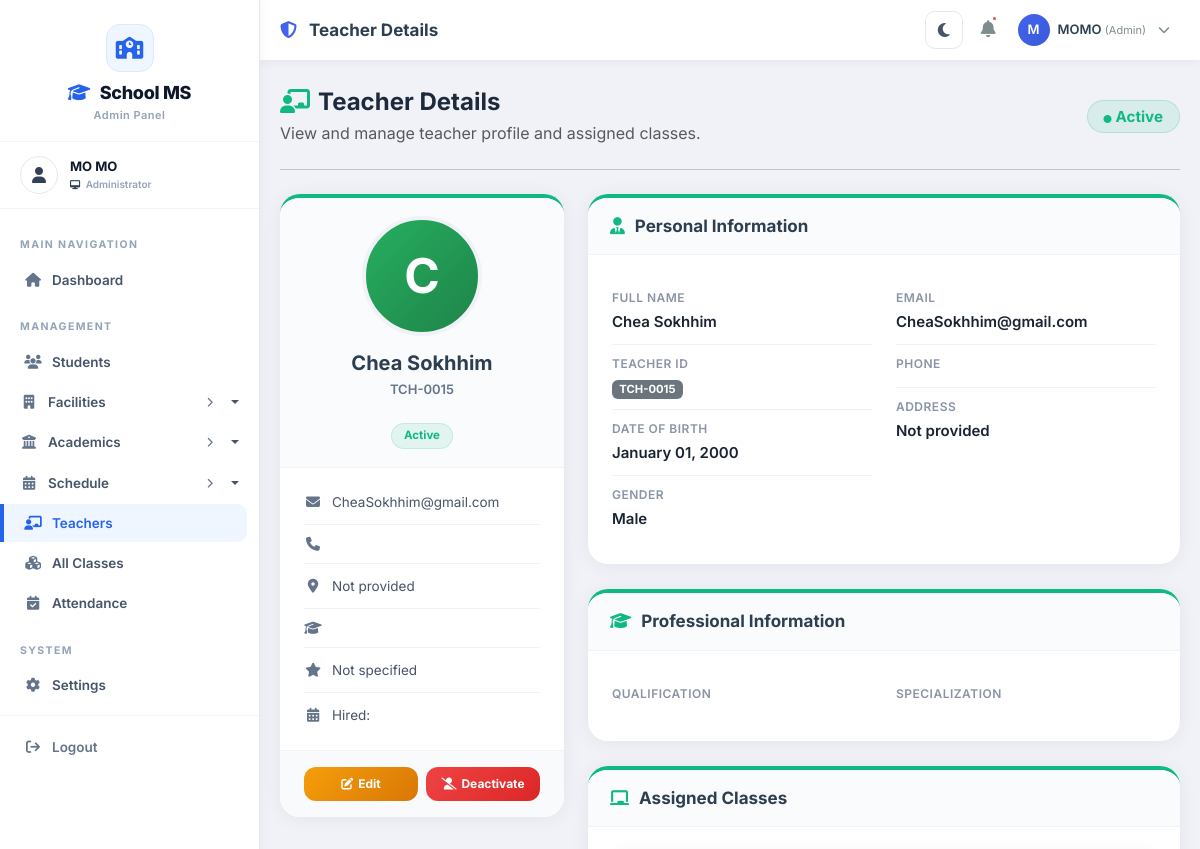
Page /teachers/8/ (signed in, upper part) on the earlier database version.
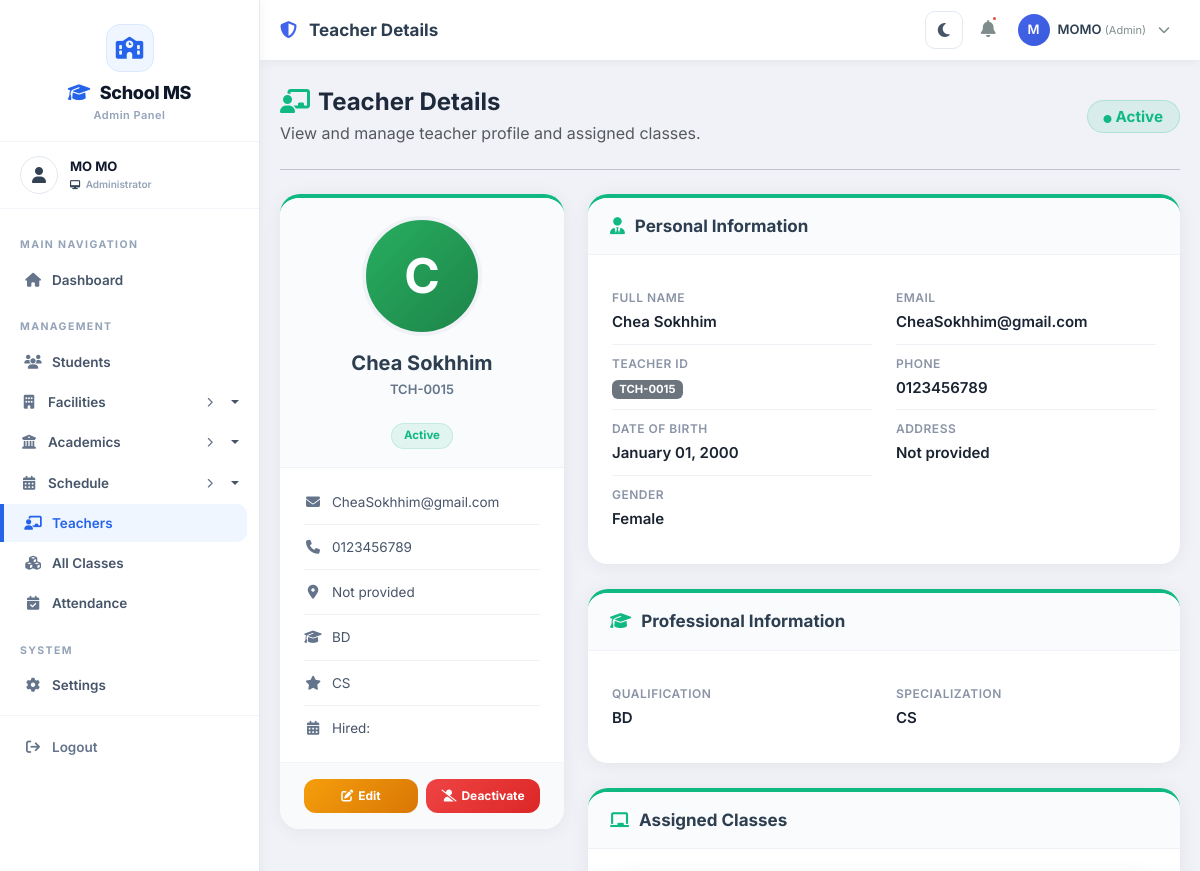
Same page on the later database version.
### teachers/models.py (models this page shows, shortened)
class Teacher(models.Model):
    GENDER_CHOICES = [
        ('M', 'Male'),
        ('F', 'Female'),
        ('O', 'Other')
    ]
    POSITION_CHOICES = [
        ('dean', '👑 Dean'),
        ('associate_dean', 'Associate Dean'),
        ('department_head', 'Department Head'),
        ('professor', 'Professor'),
        ('associate_professor', 'Associate Professor'),
        ('assistant_professor', 'Assistant Professor'),
        ('lecturer', 'Lecturer'),
        ('instructor', 'Instructor'),
        ('teaching_assistant', 'Teaching Assistant'),
    ]
    user = models.OneToOneField(User, on_delete=models.CASCADE, related_name='teacher_profile', null=True, blank=True)
    teacher_id = models.CharField(max_length=20, unique=True)
    first_name = models.CharField(max_length=100)
    last_name = models.CharField(max_length=100)
    date_of_birth = models.DateField()
    gender = models.CharField(max_length=10, choices=GENDER_CHOICES)
    phone = models.CharField(max_length=15)
    email = models.EmailField()
    address = models.TextField(blank=True, null=True)
    profile_picture = models.ImageField(upload_to='teachers/', blank=True, null=True)
    qualification = models.CharField(max_length=200, blank=True, null=True)
    specialization = models.CharField(max_length=200, blank=True, null=True)
    years_of_experience = models.IntegerField(default=0)
    position = models.CharField(
        max_length=50,
        choices=POSITION_CHOICES,
        default='lecturer',
        help_text="Current position/rank of the teacher"
    )
    hired_date = models.DateField(null=True, blank=True)
    is_active = models.BooleanField(default=True)
    created_at = models.DateTimeField(auto_now_add=True)
    updated_at = models.DateTimeField(auto_now=True)
    def get_full_name(self):
        return f"{self.first_name} {self.last_name}"
    class Meta:
        ordering = ['first_name', 'last_name']

### teachers/views.py (the view)
# urls.py: path('<int:pk>/', views.teacher_detail, name='teacher_detail'),
@login_required
@admin_required
def teacher_detail(request, pk):
    teacher = get_object_or_404(Teacher, pk=pk)
    classes = Class.objects.filter(teacher=teacher, is_active=True)
    context = {
        'teacher': teacher,
        'classes': classes,
    }
    return render(request, 'Backend/admin/teacher/teacher_detail.html', context)

### classes/context_processors.py (called while the page is built)
def sidebar_counts(request):
    return {
        'total_buildings': Building.objects.filter(is_active=True).count(),
        'total_floors': Floor.objects.filter(is_active=True).count(),
        'total_rooms': Room.objects.filter(is_active=True).count(),
        'total_terms': Term.objects.filter(is_active=True).count(),
        'total_timeslots': TimeSlot.objects.filter(is_active=True).count(),
    }

### classes/models.py (called while the page is built)
    def __str__(self):
        days_list = [dict(TimeSlot.DAYS_OF_WEEK).get(day.strip(), day) for day in self.days.split(',')]
        days_str = ', '.join(days_list)
        return f"{days_str} {self.start_time.strftime('%I:%M %p')} - {self.end_time.strftime('%I:%M %p')}"

    def get_student_count(self):
        return self.enrolled_students.filter(is_active=True).count()

### templates/Backend/admin/teacher/teacher_detail.html (shortened to what the changed rows need)
{% extends 'Backend/layouts/admin_layout.html' %}
{% load static %}
{% block content %}
<div class="row">
    <div class="col-lg-4">
        <div class="profile-card">
            <div class="card-header">
                {% if teacher.profile_picture %}
                <img src="{{ teacher.profile_picture.url }}" alt="Profile" class="profile-avatar">
                {% else %}
                <div class="profile-avatar-placeholder">
                    {{ teacher.first_name|first|upper }}
                </div>
                {% endif %}
                <h5>{{ teacher.get_full_name }}</h5>
                <p class="teacher-id">{{ teacher.teacher_id }}</p>
                <span class="badge-status {% if teacher.is_active %}active{% else %}inactive{% endif %} mt-2 d-inline-block">
                    {% if teacher.is_active %}Active{% else %}Inactive{% endif %}
                </span>
            </div>
            <div class="card-body">
                <div class="info-item">
                    <i class="fas fa-envelope"></i>
                    <span>{{ teacher.email }}</span>
                </div>
                <div class="info-item">
                    <i class="fas fa-phone"></i>
                    <span>{{ teacher.phone }}</span>
                </div>
                <div class="info-item">
                    <i class="fas fa-map-marker-alt"></i>
                    <span>{{ teacher.address|default:"Not provided" }}</span>
                </div>
                <div class="info-item">
                    <i class="fas fa-graduation-cap"></i>
                    <span>{{ teacher.qualification }}</span>
                </div>
                <div class="info-item">
                    <i class="fas fa-star"></i>
                    <span>{{ teacher.specialization|default:"Not specified" }}</span>
                </div>
            </div>
        </div>
    </div>
    <div class="col-lg-8">
        <div class="detail-card">
            <div class="card-body">
                <div class="row">
                    <div class="col-md-6">
                        <div class="detail-item">
                            <div class="label">Full Name</div>
                            <div class="value">{{ teacher.get_full_name }}</div>
                        </div>
                        <div class="detail-item">
                            <div class="value"><span class="badge bg-secondary">{{ teacher.teacher_id }}</span></div>
                        </div>
                        <div class="detail-item">
                            <div class="label">Date of Birth</div>
                            <div class="value">{{ teacher.date_of_birth|date:"F d, Y" }}</div>
                        </div>
                        <div class="detail-item">
                            <div class="label">Gender</div>
                            <div class="value">{{ teacher.get_gender_display }}</div>
                        </div>
                    </div>
                    <div class="col-md-6">
                        <div class="detail-item">
                            <div class="label">Email</div>
                            <div class="value">{{ teacher.email }}</div>
                        </div>
                        <div class="detail-item">
                            <div class="label">Phone</div>
                            <div class="value">{{ teacher.phone }}</div>
                        </div>
                        <div class="detail-item">
                            <div class="label">Address</div>
                            <div class="value">{{ teacher.address|default:"Not provided" }}</div>
                        </div>
                    </div>
                </div>
            </div>
        </div>
        <div class="detail-card">
            <div class="card-body">
                <div class="row">
                    <div class="col-md-6">
                        <div class="detail-item">
                            <div class="label">Qualification</div>
                            <div class="value">{{ teacher.qualification }}</div>
                        </div>
                    </div>
                    <div class="col-md-6">
                        <div class="detail-item">
                            <div class="label">Specialization</div>
                            <div class="value">{{ teacher.specialization }}</div>
                        </div>
                    </div>
                </div>
            </div>
        </div>
    </div>
</div>
{% endblock %}

Differences in the rows shown:
changed Teacher "Chea Sokhhim": phone (not shown) → "0123456789"; qualification (not shown) → "BD"; specialization "Not specified" → "CS"; gender "Male" → "Female"; specialization (not shown) → "CS"
